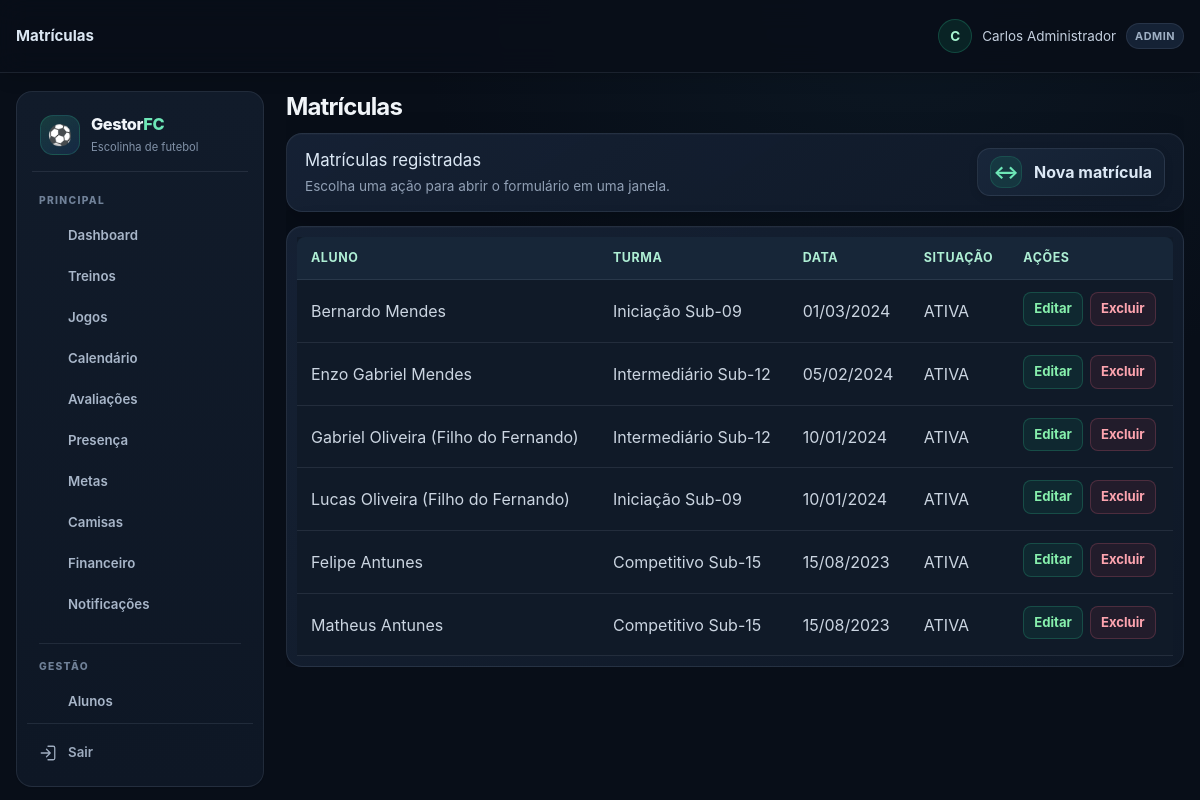
The page /matriculas.php (signed in) on the database its author committed.
### tables this page shows
CREATE TABLE TB_MATRICULA (
    COD_MATRICULA INT AUTO_INCREMENT PRIMARY KEY,
    COD_ALUNO INT NOT NULL,
    COD_TURMA INT NOT NULL,
    DATA_MATRICULA DATE NOT NULL,
    STATUS ENUM('ATIVA', 'ENCERRADA') NOT NULL DEFAULT 'ATIVA',
    CRIADO_EM TIMESTAMP DEFAULT CURRENT_TIMESTAMP,
    FOREIGN KEY (COD_ALUNO) REFERENCES TB_ALUNO(COD_ALUNO) ON DELETE CASCADE,
    FOREIGN KEY (COD_TURMA) REFERENCES TB_TURMA(COD_TURMA) ON DELETE CASCADE,
    UNIQUE (COD_ALUNO, COD_TURMA)
);

CREATE TABLE TB_ALUNO (
    COD_ALUNO INT AUTO_INCREMENT PRIMARY KEY,
    COD_ESCOLINHA INT NOT NULL,
    COD_RESPONSAVEL INT NOT NULL,
    COD_USUARIO INT NULL UNIQUE,
    NOME VARCHAR(100) NOT NULL,
    DATA_NASCIMENTO DATE NOT NULL,
    POSICAO VARCHAR(30) DEFAULT 'Meio-Campo',
    NUMERO_CAMISA INT NULL,
    STATUS ENUM('ATIVO', 'INATIVO', 'PENDENTE') DEFAULT 'ATIVO',
    NUMERO_CAMISA_ATIVO INT GENERATED ALWAYS AS (CASE WHEN STATUS = 'ATIVO' THEN NUMERO_CAMISA END) STORED,
    UNIQUE KEY UQ_ALUNO_CAMISA_ATIVA (COD_ESCOLINHA, NUMERO_CAMISA_ATIVO),
    DATA_MATRICULA DATE DEFAULT (CURRENT_DATE),
    OBSERVACOES_MEDICAS TEXT NULL,
    CRIADO_EM TIMESTAMP DEFAULT CURRENT_TIMESTAMP,
    FOREIGN KEY (COD_ESCOLINHA) REFERENCES TB_ESCOLINHA(COD_ESCOLINHA) ON DELETE CASCADE,
    FOREIGN KEY (COD_RESPONSAVEL) REFERENCES TB_RESPONSAVEL(COD_RESPONSAVEL) ON DELETE RESTRICT,
    FOREIGN KEY (COD_USUARIO) REFERENCES TB_USUARIO(COD_USUARIO) ON DELETE SET NULL
);

CREATE TABLE TB_TURMA (
    COD_TURMA INT AUTO_INCREMENT PRIMARY KEY,
    COD_ESCOLINHA INT NOT NULL,
    COD_PROFESSOR INT NULL,
    NOME VARCHAR(50) NOT NULL,
    FAIXA_ETARIA VARCHAR(30) NOT NULL,
    DIAS_TREINO VARCHAR(100) NOT NULL,
    HORARIO VARCHAR(50) NOT NULL,
    CAPACIDADE INT DEFAULT 25,
    ATIVA TINYINT(1) DEFAULT 1,
    CRIADO_EM TIMESTAMP DEFAULT CURRENT_TIMESTAMP,
    FOREIGN KEY (COD_ESCOLINHA) REFERENCES TB_ESCOLINHA(COD_ESCOLINHA) ON DELETE CASCADE,
    FOREIGN KEY (COD_PROFESSOR) REFERENCES TB_USUARIO(COD_USUARIO) ON DELETE SET NULL
);

### includes/helpers.php (called while the page is built, shortened)
<?php
function e($value) {
    return htmlspecialchars((string) $value, ENT_QUOTES, 'UTF-8');
}

### matriculas.php (the view, shortened to what this page needs)
<?php
require_once __DIR__ . '/includes/layout.php'; require_once __DIR__ . '/config/database.php';
checkRole(['ADMIN', 'SECRETARIA']); $db = getDB(); $escolinha = currentEscolinhaId(); $edit = null;
$q=$db->prepare("SELECT COD_ALUNO,NOME FROM TB_ALUNO WHERE COD_ESCOLINHA=? AND (STATUS='ATIVO' OR COD_ALUNO=?) ORDER BY NOME");$q->execute([$escolinha, (int)($edit['COD_ALUNO']??0)]);$alunos=$q->fetchAll();$q=$db->prepare('SELECT COD_TURMA,NOME FROM TB_TURMA WHERE COD_ESCOLINHA=? AND ATIVA=1 ORDER BY NOME');$q->execute([$escolinha]);$turmas=$q->fetchAll();$q=$db->prepare('SELECT m.*,a.NOME AS ALUNO,t.NOME AS TURMA FROM TB_MATRICULA m JOIN TB_ALUNO a ON a.COD_ALUNO=m.COD_ALUNO JOIN TB_TURMA t ON t.COD_TURMA=m.COD_TURMA WHERE a.COD_ESCOLINHA=? ORDER BY m.STATUS,m.DATA_MATRICULA DESC');$q->execute([$escolinha]);$lista=$q->fetchAll();
?>
<section><div><table><thead><tr><th>Aluno</th><th>Turma</th><th>Data</th><th>Situação</th><th>Ações</th></tr></thead><tbody><?php foreach($lista as $m):?><tr><td><?=e($m['ALUNO'])?></td><td><?=e($m['TURMA'])?></td><td><?=e(date('d/m/Y',strtotime($m['DATA_MATRICULA'])))?></td><td><?=e($m['STATUS'])?></td><td><button type="button" class="acao-tabela" data-modal-url="matriculas.php?mini=1&amp;editar=<?=(int)$m['COD_MATRICULA']?>" data-modal-titulo="Editar matrícula">Editar</button><form method="post" data-confirm-submit="Remover esta matrícula?"><input type="hidden" name="csrf_token" value="<?=e(csrfToken())?>"><input type="hidden" name="action" value="delete"><input type="hidden" name="id" value="<?=(int)$m['COD_MATRICULA']?>"><button>Excluir</button></form></td></tr><?php endforeach;?></tbody></table></div></section><?php pageEnd();?>

### rows shown on the page
tb_matricula: COD_ALUNO.NOME "Bernardo Mendes", COD_TURMA.NOME "Iniciação Sub-09", DATA_MATRICULA "01/03/2024", STATUS "ATIVA"
tb_matricula: COD_ALUNO.NOME "Enzo Gabriel Mendes", COD_TURMA.NOME "Intermediário Sub-12", DATA_MATRICULA "05/02/2024", STATUS "ATIVA"
tb_matricula: COD_ALUNO.NOME "Gabriel Oliveira (Filho do Fernando)", COD_TURMA.NOME "Intermediário Sub-12", DATA_MATRICULA "10/01/2024", STATUS "ATIVA"
tb_matricula: COD_ALUNO.NOME "Lucas Oliveira (Filho do Fernando)", COD_TURMA.NOME "Iniciação Sub-09", DATA_MATRICULA "10/01/2024", STATUS "ATIVA"
tb_matricula: COD_ALUNO.NOME "Felipe Antunes", COD_TURMA.NOME "Competitivo Sub-15", DATA_MATRICULA "15/08/2023", STATUS "ATIVA"
tb_matricula: COD_ALUNO.NOME "Matheus Antunes", COD_TURMA.NOME "Competitivo Sub-15", DATA_MATRICULA "15/08/2023", STATUS "ATIVA"

### other values the page prints
$title "Matrículas"
$_SESSION['username'] "Carlos Administrador"
$_SESSION['user_role'] "ADMIN"
$label "Dashboard Treinos Jogos Calendário Avaliações Presença Metas Camisas Financeiro Notificações Alunos"
$titulosRecursos[$title] "Matrículas registradas"
$acao[1] "↔"
$acao[0] "Nova matrícula"
